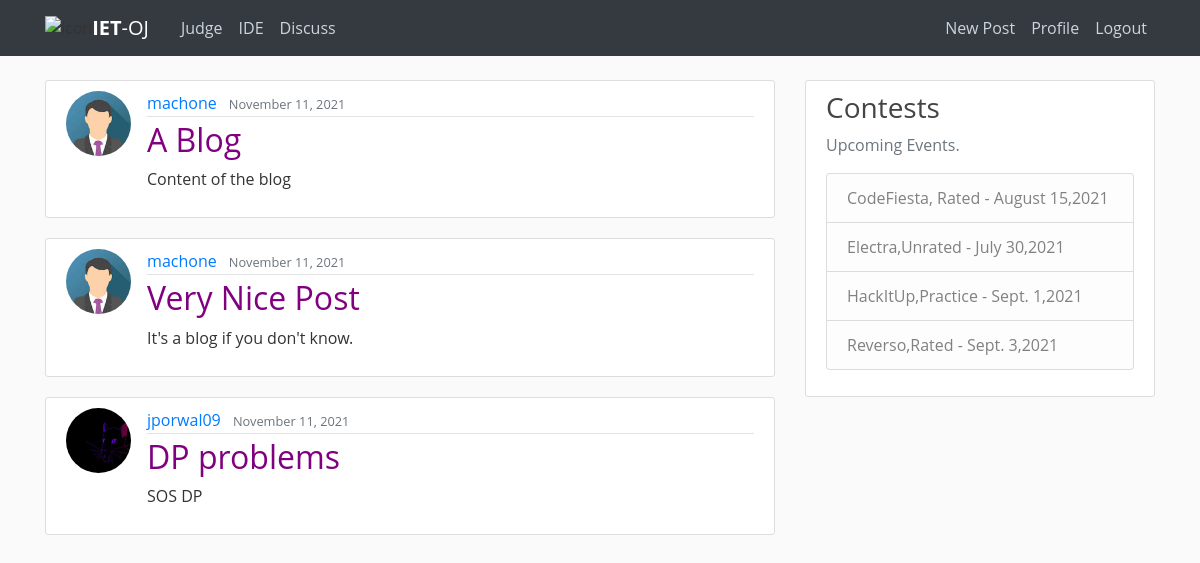
/discuss/ (signed in), run on the app's committed database.
### blog/models.py (models this page shows, shortened)
class Post(models.Model):
    title = models.CharField(max_length=100)
    content = FroalaField(theme='gray')
    date_posted = models.DateTimeField(default=timezone.now)
    author = models.ForeignKey(User, on_delete=models.CASCADE)

### users/models.py (models this page shows, shortened)
class Profile(models.Model):
    user = models.OneToOneField(User,on_delete=models.CASCADE)
    image = models.ImageField(default='default.jpg',upload_to='profile_pics')
    institution = models.CharField(max_length=100,default="IET")
    bio = models.TextField(default="...")
    rating=models.IntegerField(default=0)
    hrating=models.IntegerField(default=0)
    star=models.IntegerField(default=1)
    ac_solution=models.IntegerField(default=0)
    wa_solution=models.IntegerField(default=0)
    tle_solution=models.IntegerField(default=0)
    ce_solution=models.IntegerField(default=0)
    re_solution=models.IntegerField(default=0)

### blog/views.py (the view)
# urls.py: path('', PostListView.as_view(), name='blog-home'),
class PostListView(ListView):
    model=Post
    template_name = 'blog/home.html' # <app>/<model>_<viewtype>.html
    context_object_name = 'posts'
    ordering = ['-date_posted']
    paginate_by = 5

### blog/templates/blog/home.html (shortened to what this page needs)
{% extends "blog/base.html" %}
{% block content %}
<link href="/static/froala_editor/css/froala_style.min.css" type="text/css" media="all" rel="stylesheet">
    {% for post in posts %}
    <article class="media content-section">
        <img class="rounded-circle article-img" src="{{ post.author.profile.image.url }}">
        <div class="media-body">
          <div class="article-metadata">
            <a class="mr-2 " href="{% url 'user-posts' post.author.username %}">{{ post.author }}</a>
            <small class="text-muted">{{ post.date_posted|date:"F d, Y"}}</small>
          </div>
          <h2><a class="article-title" style="color:purple" href="{% url 'post-detail' post.id %}">{{ post.title }}</a></h2>
       <div class="fr-view">
         <div class="trun" >
        {{ post.content | safe |truncatewords_html:20}}
         </div>
         </div>
        </div>
      </article>
    {% endfor %}
{% endblock content %}

### blog/static/blog/main.css (style rules this page uses)
body { background: #fafafa; color: #333333; margin-top: 5rem; }
h1, h2, h3, h4, h5, h6 { color: #444444; }
.content-section { background: #ffffff; padding: 10px 20px; border: 1px solid #dddddd; border-radius: 3px; margin-bottom: 20px; }
.article-title { color: #444444; }
.article-img { height: 65px; width: 65px; margin-right: 16px; }
.article-metadata { padding-bottom: 1px; margin-bottom: 4px; border-bottom: 1px solid #e3e3e3 }

### blog/templates/blog/base.html (style rules this page uses)
body { font-family: 'Open Sans', arial, sans-serif; }

### data on the page
Post: author.profile.image (placeholder picture), author "machone", date_posted "November 11, 2021", title "A Blog", content "Content of the blog"
Post: author.profile.image (placeholder picture), author "machone", date_posted "November 11, 2021", title "Very Nice Post", content "It's a blog if you don't know."
Post: author.profile.image (picture), author "jporwal09", date_posted "November 11, 2021", title "DP problems", content "SOS DP"
